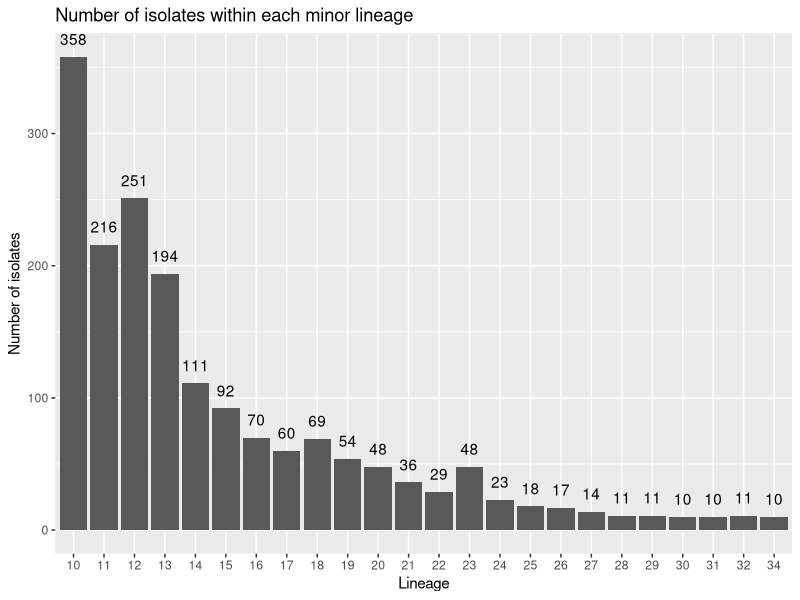
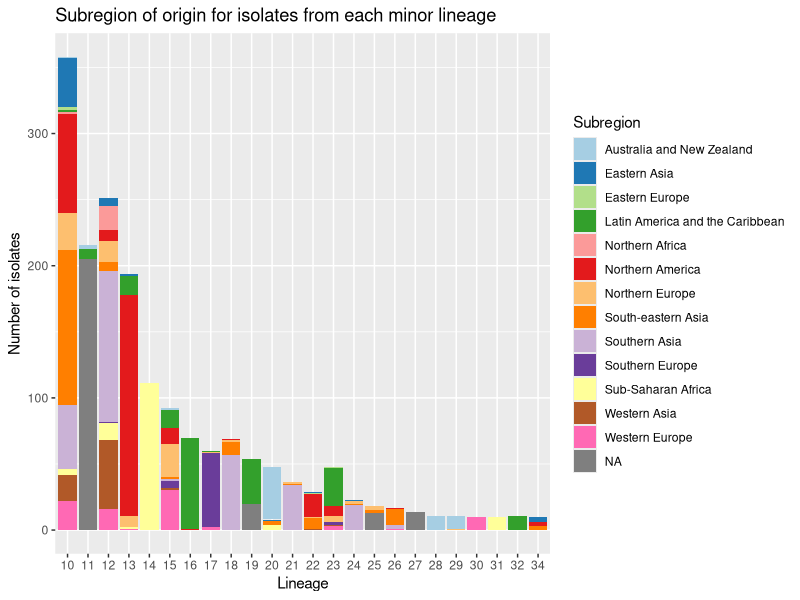
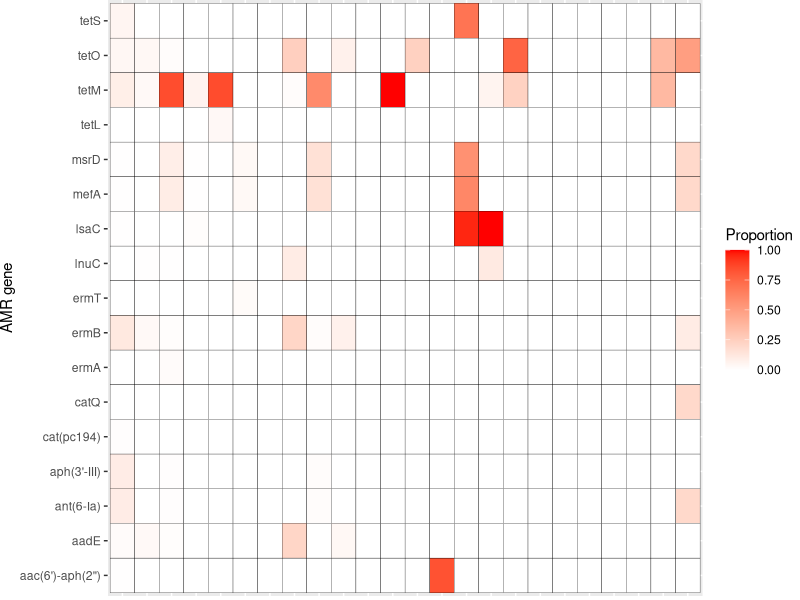

Write R code to recreate these figures, in order. (Note: this script raises an error after producing the figures.)
###############################
# Describing the population structure of minor lineages of Group B Streptococcus and their potential risk post-vaccination
###############################

# load packages
library(tidyverse)
library(ggpubr)
library(ggalluvial)

complete <- read_csv(file = "metadata.csv")

##########
# raw number
##########

complete |>
  group_by(Lineage) |>
  tally() |>
  ggplot(aes(x = as.factor(Lineage), y = n)) +
  geom_bar(stat = "identity") +
  geom_text(aes(label = n), vjust = -1) +
  labs(
    title = "Number of isolates within each minor lineage",
    x = "Lineage",
    y = "Number of isolates"
  )

##########
# sub-region
##########

# read sub-region file
subregion <- read_csv(file = "subregion.csv")

Lineage_subregion <- left_join(complete, subregion, by = "Country") |>
  select(!n)

Lineage_subregion |>
  ggplot(aes(x = as.factor(Lineage), fill = Subregion)) +
  geom_bar() +
  scale_fill_manual(values = c("#A6CEE3", "#1F78B4", "#B2DF8A", "#33A02C", "#FB9A99", "#E31A1C", 
                               "#FDBF6F", "#FF7F00", "#CAB2D6", "#6A3D9A", "#FFFF99", "#B15928", 
                               "#FF69B4")) +
  labs(
    x = "Lineage",
    y = "Number of isolates",
    title = "Subregion of origin for isolates from each minor lineage"
  )

##########
# CPS, host and AMR figure
##########

# read csv and manually arrange cps order
complete$cps.final <- factor(complete$cps.final, levels = c("Ia","Ib","II","III","IV","V","VI","VII","VIII","IX","NT"))

# barchart
bar <- complete |>
  group_by(Lineage) |>
  ggplot(aes(x = as.factor(Lineage), fill = cps.final)) +
  scale_fill_manual(values = c("#E69F00","#56B4E9","#0072B2","#F0E442","#009E73","#D55E00","#BCBDDC", "#FA9FB5","#BFFFEB","#808080")) +
  theme(
    plot.margin = unit(c(0.2, 0, -2, 0), "lines"),
    axis.ticks = element_blank()
  ) +
  geom_bar() +
  labs(
    x = "Lineage",
    y = "Number of isolates",
    fill = "Serotype",
    title = "Serotype, host and AMR gene distribution within minor lineages"
  )

### tile data prep
# vector storing genes to be analysed
gene <- c("aph(3'-III)", "aadE", "aac(6')-aph(2'')", "ant(6-Ia)", "cat(pc194)", "catQ", "ermT", "ermA", "ermB", "lnuC",
          "lsaC", "mefA", "msrD", "tetL", "tetM", "tetO", "tetS")

# empty dataframe to store loop output
forloop_output <- data.frame()


for (i in gene) {
  # table grouped by lineage and gene presence/absence, then pivot wider
  tile <- complete |>
    group_by(Lineage, !!sym((i))) |>
    tally() |>
    pivot_wider(names_from = !!sym((i)), values_from = n)
  # add a column beside previous table showing the total number of isolates in each lineage
  tile$total <- rowSums(tile[, !colnames(tile) %in% "Lineage"], na.rm = TRUE)
  # mutate columns showing the gene and percentage of isolates carrying the gene
  row_for_dataframe <- tile |>
    mutate(
      gene = i,
      proportion = pos/total
    ) |>
    select(Lineage, gene, proportion)
  # set NAs into 0
  row_for_dataframe[is.na(row_for_dataframe)] <- 0
  # rbind outputs for individual genes into a complete table for tile plot
  forloop_output <- rbind(row_for_dataframe, forloop_output)
}

# tile plot
tile_plot <- forloop_output |>
  ggplot(aes(x = as.factor(Lineage), y = gene, fill = proportion)) +
  geom_tile(colour = "black") +
  scale_fill_gradient(low = "white", high = "red") +
  theme(
    axis.text.x = element_blank(),
    axis.ticks.x = element_blank(),
    axis.title.x = element_blank(),
    plot.margin = margin(t = 0)
  ) +
  labs(
    fill = "Proportion", 
    y = "AMR gene"
  )
plot(tile_plot)

#host plot
host_bar <- complete |>
  ggplot(aes(x = as.factor(Lineage), fill = Host_species)) +
  geom_bar() +
  scale_fill_manual(values = c("#8975ca", "#cb5582", "#71a659", "#ff7837", "#808080")) +
  theme(
    axis.ticks.x = element_blank(),
    plot.margin = unit(c(0, 0, 0, 0), "lines")
  ) +
  labs(
    y = "Number of isolates",
    fill = "Host species",
    x = "Lineage"
  ) 

# ggarrange serotype, host and tile plot
library(ggpubr)

figure <- ggarrange(bar + rremove("xlab"), host_bar, tile_plot + rremove("xlab"),
                    labels = NULL,
                    ncol = 1, align = "hv") 
annotate_figure(figure, bottom = textGrob("Lineage"))
plot(figure)

##########
# ST table
##########

# group failed, NAs and uncertain alleles (?) and mismatches (*) into NTs
tidy_ST <- complete |>
  mutate(
    ST_tidy = ifelse(grepl("\\*", complete$ST), sub("^.*", "NF", complete$ST),
                     ifelse(grepl("\\?", complete$ST), sub("^.*", "NF", complete$ST),
                            ifelse(grepl("\\*\\?", complete$ST), sub("^.*", "NF", complete$ST), 
                                   ifelse(ST %in% "failed", "NA", 
                                          ifelse(is.na(ST), "NA", complete$ST
                                          )))))
  ) 

# STs in each lineage
st_count <- tidy_ST |>
  filter(!ST_tidy %in% "NA") |>
  group_by(Lineage, ST_tidy) |>
  summarise(
    n = n()
  )

# total number of isolates in each lineage
st_total <- tidy_ST |>
  filter(!ST_tidy %in% "NA") |>
  group_by(Lineage) |>
  summarise(
    total = n()
  )

# join
st_complete <- left_join(st_count, st_total, by = "Lineage")

# calculate percentage, then filter out the dominant ST in each lineage
st_percentage <- st_complete |>
  group_by(Lineage) |>
  mutate(
    percentage = round(n/total*100, 1)
  ) |>
  slice_max(n)

# add brackets showing percentage of isolates in each lineage that belongs to the dominant ST
st_percentage <- st_percentage |>
  mutate(
    Dominant_ST = paste0(ST_tidy, " (", percentage, "%)")
  ) |>
  select(Lineage, total, Dominant_ST)

# number of unique STs in each lineage
st_unique <- st_count |>
  group_by(Lineage) |>
  filter(!ST_tidy %in% c("NF", "NA")) |>
  summarise(
    Unique_ST = length(unique(ST_tidy))
  ) |>
  select(Lineage, Unique_ST)

# number of NTs in each lineage
NTs <- tidy_ST |>
  group_by(Lineage) |>
  filter(ST_tidy %in% "NF") |>
  summarise(
    NT_count = n()
  )

# joining tables and write CSV file
st_table <- left_join(st_percentage, st_unique, by = "Lineage")
st_table_nt <- left_join(st_table, NTs, by = "Lineage")
st_table_nt[is.na(st_table_nt)] <- 0
write_csv(st_table_nt, file = "st table.csv")

##########
# alpha-like proteins
##########

# vector of each ALP
alp_protein <- c("rib", "alpha", "alp2/3", "alp1")

# empty dataframe to store loop results
alp_forloop_output <- data.frame()

for (i in alp_protein) {
  # table grouped by lineage and ALP presence/absence, then pivot wider
  tile <- complete |>
    group_by(Lineage, !!sym((i))) |>
    tally() |>
    pivot_wider(names_from = !!((i)), values_from = n)
  # add a column beside previous table showing the total number of isolates in each lineage
  tile$total <- rowSums(tile[, !colnames(tile) %in% "Lineage"], na.rm = TRUE)
  # mutate columns showing the gene and percentage of isolates carrying the gene
  row_for_dataframe <- tile |>
    mutate(
      ALP = i,
      proportion = pos/total
    ) |>
    select(Lineage, ALP, proportion)
  # set NAs to 0
  row_for_dataframe[is.na(row_for_dataframe)] <- 0
  # rbind outputs for individual genes into a complete table for tile plot
  alp_forloop_output <- rbind(row_for_dataframe, alp_forloop_output)
}

# relevelling ALPs
alp_forloop_output$ALP <- factor(alp_forloop_output$ALP, levels = c("rib", "alpha", "alp2/3", "alp1"))

# tile plot
alp_forloop_output |>
  ggplot(aes(x = as.factor(Lineage), y = ALP, fill = proportion)) +
  geom_tile(colour = "black") +
  scale_fill_gradient(low = "white", high = "red") +
  theme(
    axis.ticks.x = element_blank()
  ) +
  labs(
    title = "Alpha-like protein distribution in minor lineages",
    x = "Lineage",
    y = "alp-like proteins",
    fill = "Proportion"
  )

##########
# other surface markers
##########

# marker vector
markers <- c("PI2B", "PI2A2", "PI2A1", "PI1", "srr2", "srr1", "hvgA")

# empty dataframe to store results
markers_forloop_output <- data.frame()

for (i in markers) {
  # table grouped by lineage and surface marker presence/absence, then pivot wider
  tile <- complete |>
    group_by(Lineage, !!sym((i))) |>
    tally() |>
    pivot_wider(names_from = !!((i)), values_from = n)
  # add a column beside previous table showing the total number of isolates in each lineage
  tile$total <- rowSums(tile[, !colnames(tile) %in% "Lineage"], na.rm = TRUE)
  # mutate columns showing the gene and percentage of isolates carrying the gene
  row_for_dataframe <- tile |>
    mutate(
      markers = i,
      proportion = pos/total
    ) |>
    select(Lineage, markers, proportion)
  # set NAs to 0
  row_for_dataframe[is.na(row_for_dataframe)] <- 0
  # rbind outputs for individual genes into a complete table for tile plot
  markers_forloop_output <- rbind(row_for_dataframe, markers_forloop_output)
}

# relevelling surface markers
markers_forloop_output$markers <- factor(markers_forloop_output$markers, levels = c("PI2B", "PI2A2", "PI2A1", "PI1", "srr2", "srr1", "hvgA"))

# tile plot
markers_forloop_output |>
  ggplot(aes(x = as.factor(Lineage), y = markers, fill = proportion)) +
  geom_tile(colour = "black") +
  scale_fill_gradient(low = "white", high = "red") +
  labs(
    title = "Distribution of hvgA surface adhesin, serine rich repeats and pilus islands in minor lineages",
    x = "Lineage",
    y = "Markers",
    fill = "Proportion"
  ) +
  theme(
    axis.ticks.x = element_blank()
  )

##########
# alluvial plot
##########

# data tidying and color assignment
grouped_tally <- complete |>
  group_by(Lineage, cps.final, Host_species, Age_group, Host_status) |>
  tally()

plot_tally <- grouped_tally |>
  mutate(
    host = ifelse(is.na(Age_group), Host_species, Age_group)
  ) |>
  mutate(
    manifest = ifelse(
      host %in% c("fish", "cattle", "camel"), "animal", Host_status)
  )

cps.final <- c("Ia","Ib","II","III","IV","V","VI","VII","VIII","IX","NT")
cps.colours <- c("#E69F00","#56B4E9","#0072B2","#F0E442","#009E73","#D55E00","#BCBDDC","#756BB1","#FA9FB5","#BFFFEB","#808080")
cps_color <- data.frame(cps.final, cps.colours)
plot_tally <- left_join(plot_tally, cps_color, by = "cps.final")

plot_tally$host[plot_tally$host == "human"] <- "human unknown"
plot_tally[is.na(plot_tally)] = "unknown"

# ordering factors
plot_tally$cps.final <- factor(plot_tally$cps.final, levels = c("Ia","Ib","II","III","IV","V","VI","VII","VIII","IX","NT"))
plot_tally$host <- factor(plot_tally$host, levels = c("unknown", "infant", "child", "adult", "human unknown", "camel", "cattle", "fish"))
plot_tally$manifest <- factor(plot_tally$manifest, levels = c("invasive disease", "non-invasive disease", "carriage", "animal", "unknown"))

# plot
plot_tally |>
  ggplot(aes(axis1 = cps.final, axis2 = as.factor(Lineage), axis3 = host, axis4 = manifest, y = n)) +
  geom_alluvium(aes(fill = cps.final), alpha = 0.5) +
  geom_stratum() +
  geom_text(stat = "stratum", aes(label = after_stat(stratum)), size = 4.5) +
  scale_x_discrete(limits = c("Serotype", "Lineage", "Host age/species", "Clinical manifestation")) +
  scale_fill_manual(values = c("#E69F00","#56B4E9","#0072B2","#F0E442","#009E73","#D55E00","#BCBDDC", "#FA9FB5","#BFFFEB","#808080")) +
  labs(
    y = "Number of isolates",
    fill = "Serotype",
    title = "Host and clinical manifestation of serotypes in minor lineages"
  ) + 
  theme(
    legend.text = element_text(size = 16),
    legend.key.size = unit(0.8, "cm"),
    title = element_text(size = 18),
    axis.text.y = element_text(size = 12),
    axis.text.x = element_text(size = 16)
  )


###############################
# Supplementary figures
###############################


##########
# cps table
##########

# table grouped by lineage and cps, pivot wider
cps_table <- complete |>
  group_by(Lineage, cps.final) |>
  tally() |>
  pivot_wider(names_from = cps.final, values_from = n)

# reorder columns, set NAs to 0, then write CSV
cps_table <- cps_table[, c("Lineage", "Ia","Ib","II","III","IV","V","VI","VIII","IX","NT")]
cps_table[is.na(cps_table)] <- 0
write_csv(cps_table, file = "cps table.csv")


##########
# host table
##########

# table grouped by lineage and host species, pivot wider
host <- complete |>
  group_by(Lineage, Host_species) |>
  tally() |>
  pivot_wider(names_from = Host_species, values_from = n)

# reorder columns, set NAs to 0s, then write CSV
host <- host[, c("Lineage", "camel", "cattle", "fish", "human", "NA")]
host[is.na(host)] <- 0
write_csv(host, file = "host.csv")


##########
# marker table
##########

# mutate columns showing isolates negative for any ALP/SRR/PI
complete_surfaceneg <- complete |>
  mutate(
    srr_neg = ifelse(srr1 %in% "neg" & srr2 %in% "neg", "pos", "neg"),
    pi_neg = ifelse(PI1 %in% "neg" & PI2A1 %in% "neg" & PI2A2 %in% "neg" & PI2B %in% "neg", "pos", "neg"),
    alp_neg = ifelse(alp1 %in% "neg" & `alp2/3` %in% "neg" & alpha %in% "neg" & rib %in% "neg", "pos", "neg")
  )

# number of isolates in each lineage that carry each marker, with percentage in brackets
marker_table <- complete_surfaceneg |>
  group_by(Lineage) |>
  summarise(
    across(!c(Sample_ID:tkt),
           ~if (sum(. %in% "pos") > 0) {
             paste0(sum(. %in% "pos"), " (", round(sum(. %in% "pos")/n() * 100, 1), "%)")
           } else{
             "0"
           }
      )
    )


##########
# Fisher's test
##########

# gene vector
gene <- c("tetS", "tetO", "tetM", "tetL", "msrD", "mefA", "lsaC", "lnuC", 
          "ermT", "ermB", "ermA", "catQ", "cat(pc194)", "aph(3'-III)", "ant(6-Ia)", 
          "aadE", "aac(6')-aph(2'')", "alp1", "alp2/3", "alpha", 
          "rib", "hvgA", "srr1", "srr2", "PI1", "PI2A1", "PI2A2", "PI2B")

# define lineages
unique_lineage <- unique(complete$Lineage)

# create dataframe with specific columns to store results
results <- data.frame(Lineage = character(), Gene = character(), PValue = numeric(), stringsAsFactors = FALSE)

for (Lineage in unique_lineage) {
  # for each loop, set the looped lineage as "lineage" and others as "others"
  complete$Lineage_binary <- ifelse(complete$Lineage == Lineage, "target", "other")
  
  for (i in gene) {
    # for each looped gene, create contingency table showing gene presence/absence in target/other lineage
    contingency_table <- table(complete[[i]], complete$Lineage_binary)
    # perform two-sided fishers test on the contingency table
    fisher_test <- fisher.test(contingency_table, alternative = "t")
    # rbind results into pre-defined dataframe
    results <- rbind(
      results, data_frame(
        Lineage = Lineage,
        Gene = i,
        PValue = fisher_test$p.value
      )
    )
  }
}

# adjust p-value using bonferroni method
results$PAdjusted <- p.adjust(results$PValue, method = "bonferroni")

# tidy up results into table format suitable for report
tidy_results <- results |>
  select(Lineage, Gene, PAdjusted) |>
  pivot_wider(names_from = Gene, values_from = PAdjusted)

write_csv(tidy_results, file = "fisher ref.csv")


##########
# Host distribution of ALP negative isolates
##########

# mutate alp negative column
complete_alpneg <- complete |>
  mutate(
    alp_neg = ifelse(alp1 %in% "neg" & `alp2/3` %in% "neg" & alpha %in% "neg" & rib %in% "neg", "pos", "neg")
  )

# filter alp negative isolates and plot bar chart
complete_alpneg |>
  filter(alp_neg %in% "pos") |>
  group_by(Lineage) |>
  ggplot(aes(x = as.factor(Lineage), fill = Host_species)) +
  geom_bar()+
  scale_fill_manual(values = c("#8975ca", "#cb5582", "#71a659", "#ff7837", "#808080")) +
  labs(
    title = "Host distribution of alpha-like protein negative isolates",
    x = "Lineage", 
    y = "Number of isolates",
    fill = "Host species"
  )
